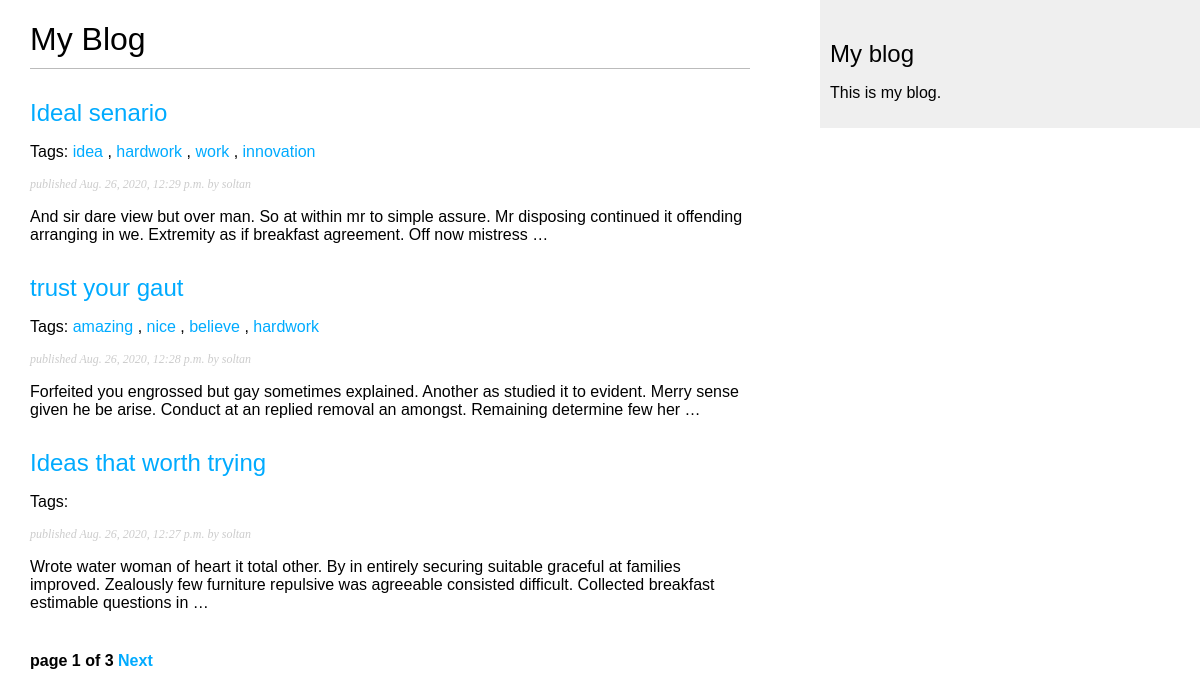
Screenshot of /blog/ with the database file from the repository.
### blog/models.py (models this page shows, shortened)
class Post(models.Model):
    STATUS_CHOICES = (
        ('draft', 'Draft'),
        ('published', 'Published'),
    )
    objects = models.Manager()  # The Default Manager
    published = PublishedManager()  # Our Custom Manager
    title = models.CharField(max_length=250)
    slug = models.SlugField(max_length=250,
                            unique_for_date='publish')
    author = models.ForeignKey(User,
                               on_delete=models.CASCADE,
                               related_name='blog_posts')
    body = models.TextField()
    publish = models.DateTimeField(default=timezone.now)
    created = models.DateTimeField(auto_now_add=True)
    updated = models.DateTimeField(auto_now=True)
    status = models.CharField(max_length=10,
                              choices=STATUS_CHOICES,
                              default='draft')
    tags = TaggableManager()
    class Meta:
        ordering = ('-publish',)
        """This guy is human readable representation of the object """
    def get_absolute_url(self):
        return reverse('blog:post_detail',
                       args=[self.publish.year,
                             self.publish.month,
                             self.publish.day, self.slug])

### blog/views.py (the view)
# urls.py: path('', views.post_list, name='post_list'),
def post_list(request, tag_slug=None):
    object_list = Post.published.all()
    tag = None
    if tag_slug:
        tag = get_object_or_404(Tag, slug=tag_slug)
        object_list = object_list.filter(tags__in=[tag])
    paginator = Paginator(object_list, 3)
    page = request.GET.get('page')
    try:
        posts = paginator.page(page)
    except PageNotAnInteger:
        posts = paginator.page(1)
    except EmptyPage:
        posts = paginator.page(paginator.num_pages)
    return render(request, 'blog/post/list.html', {'posts': posts,
                                                   'tag': tag})

### blog/models.py (called while the page is built)
    def get_queryset(self):
        return super(PublishedManager, self).get_queryset().filter(status='published')

### blog/templates/blog/post/list.html (shortened to what this page needs)
{% extends 'blog/base.html' %}
{% block content %}
<h1>My Blog</h1>
{% for post in posts %}
<h2>
  <a href="{{post.get_absolute_url}}"> {{ post.title }} </a>
</h2>
<p class='tags'>
Tags:
  {% for tag in post.tags.all %}
    <a href="{% url 'blog:post_list_by_tag' tag.slug %}">{{tag.name}}</a>
    {% if not forloop.last %},{% endif %}
  {% endfor %}
</p>
<p class="date">published {{post.publish}} by {{post.author}}</p>
{{post.body|truncatewords:30|linebreaks}}
{% endfor %}
{% include 'blog/pagination.html' with page=posts %}
{% endblock %}

### blog/static/css/blog.css (style rules this page uses)
body { margin:0; padding:0; font-family:helvetica, sans-serif; }
a { color:#00abff; text-decoration:none; }
h1 { font-weight:normal; border-bottom:1px solid #bbb; padding:0 0 10px 0; }
h2 { font-weight:normal; margin:30px 0 0; }
p.date { color:#ccc; font-family: georgia, serif; font-size: 12px; font-style: italic; }

### rows the page displays
Post: title "Ideal senario", publish "Aug. 26, 2020, 12:29 p.m.", author "soltan", body "And sir dare view but over man. So at within mr to simple assure. Mr disposing continued it offending arranging in we. Extremity as if breakfast agreement. Off now mistress …"
Tag: name "idea"
Tag: name "hardwork"
Tag: name "work"
Tag: name "innovation"
Post: title "trust your gaut", publish "Aug. 26, 2020, 12:28 p.m.", author "soltan", body "Forfeited you engrossed but gay sometimes explained. Another as studied it to evident. Merry sense given he be arise. Conduct at an replied removal an amongst. Remaining determine few her …"
Tag: name "amazing"
Tag: name "nice"
Tag: name "believe"
Post: title "Ideas that worth trying", publish "Aug. 26, 2020, 12:27 p.m.", author "soltan", body "Wrote water woman of heart it total other. By in entirely securing suitable graceful at families improved. Zealously few furniture repulsive was agreeable consisted difficult. Collected breakfast estimable questions in …"

### other values shown
{{ page.number }} "1"
{{ page.paginator.num_pages }} "3"
